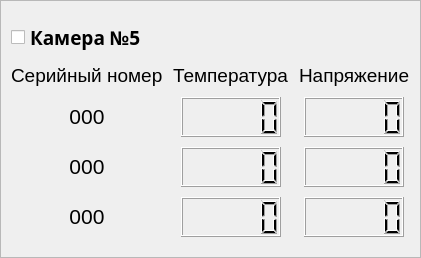
               <widget class="QFrame" name="por2_cam5_frame">
                <property name="frameShape">
                 <enum>QFrame::StyledPanel</enum>
                </property>
                <property name="frameShadow">
                 <enum>QFrame::Plain</enum>
                </property>
                <layout class="QGridLayout" name="gridLayout_15">
                 <property name="leftMargin">
                  <number>10</number>
                 </property>
                 <property name="topMargin">
                  <number>20</number>
                 </property>
                 <property name="rightMargin">
                  <number>10</number>
                 </property>
                 <property name="bottomMargin">
                  <number>20</number>
                 </property>
                 <property name="spacing">
                  <number>10</number>
                 </property>
                 <item row="4" column="3" alignment="Qt::AlignHCenter">
                  <widget class="QLCDNumber" name="por2_cam5_sens1bat_lcdNum">
                   <property name="minimumSize">
                    <size>
                     <width>100</width>
                     <height>40</height>
                    </size>
                   </property>
                   <property name="maximumSize">
                    <size>
                     <width>100</width>
                     <height>40</height>
                    </size>
                   </property>
                   <property name="font">
                    <font>
                     <pointsize>10</pointsize>
                    </font>
                   </property>
                   <property name="styleSheet">
                    <string notr="true"/>
                   </property>
                   <property name="digitCount">
                    <number>5</number>
                   </property>
                   <property name="value" stdset="0">
                    <double>0.000000000000000</double>
                   </property>
                   <property name="intValue" stdset="0">
                    <number>0</number>
                   </property>
                  </widget>
                 </item>
                 <item row="6" column="1" colspan="2" alignment="Qt::AlignHCenter">
                  <widget class="QLCDNumber" name="por2_cam5_sens3temp_lcdNum">
                   <property name="minimumSize">
                    <size>
                     <width>100</width>
                     <height>40</height>
                    </size>
                   </property>
                   <property name="maximumSize">
                    <size>
                     <width>100</width>
                     <height>40</height>
                    </size>
                   </property>
                   <property name="font">
                    <font>
                     <pointsize>10</pointsize>
                    </font>
                   </property>
                   <property name="styleSheet">
                    <string notr="true"/>
                   </property>
                   <property name="digitCount">
                    <number>5</number>
                   </property>
                   <property name="value" stdset="0">
                    <double>0.000000000000000</double>
                   </property>
                   <property name="intValue" stdset="0">
                    <number>0</number>
                   </property>
                  </widget>
                 </item>
                 <item row="4" column="1" colspan="2" alignment="Qt::AlignHCenter">
                  <widget class="QLCDNumber" name="por2_cam5_sens1temp_lcdNum">
                   <property name="minimumSize">
                    <size>
                     <width>100</width>
                     <height>40</height>
                    </size>
                   </property>
                   <property name="maximumSize">
                    <size>
                     <width>100</width>
                     <height>40</height>
                    </size>
                   </property>
                   <property name="font">
                    <font>
                     <pointsize>10</pointsize>
                    </font>
                   </property>
                   <property name="styleSheet">
                    <string notr="true"/>
                   </property>
                   <property name="digitCount">
                    <number>5</number>
                   </property>
                   <property name="value" stdset="0">
                    <double>0.000000000000000</double>
                   </property>
                   <property name="intValue" stdset="0">
                    <number>0</number>
                   </property>
                  </widget>
                 </item>
                 <item row="3" column="1" colspan="2">
                  <widget class="QLabel" name="por2_cam5_temp_label">
                   <property name="font">
                    <font>
                     <family>Arial</family>
                     <pointsize>14</pointsize>
                    </font>
                   </property>
                   <property name="text">
                    <string>Температура</string>
                   </property>
                  </widget>
                 </item>
                 <item row="4" column="0" alignment="Qt::AlignHCenter">
                  <widget class="QLabel" name="por2_cam5_sens1serial_label">
                   <property name="minimumSize">
                    <size>
                     <width>0</width>
                     <height>25</height>
                    </size>
                   </property>
                   <property name="font">
                    <font>
                     <family>Arial</family>
                     <pointsize>16</pointsize>
                    </font>
                   </property>
                   <property name="text">
                    <string>&lt;html&gt;&lt;head/&gt;&lt;body&gt;&lt;p align=&quot;center&quot;&gt;000&lt;/p&gt;&lt;/body&gt;&lt;/html&gt;</string>
                   </property>
                  </widget>
                 </item>
                 <item row="6" column="0" alignment="Qt::AlignHCenter">
                  <widget class="QLabel" name="por2_cam5_sens3serial_label">
                   <property name="minimumSize">
                    <size>
                     <width>0</width>
                     <height>25</height>
                    </size>
                   </property>
                   <property name="font">
                    <font>
                     <family>Arial</family>
                     <pointsize>14</pointsize>
                    </font>
                   </property>
                   <property name="text">
                    <string>&lt;html&gt;&lt;head/&gt;&lt;body&gt;&lt;p align=&quot;center&quot;&gt;&lt;span style=&quot; font-size:16pt;&quot;&gt;000&lt;/span&gt;&lt;/p&gt;&lt;/body&gt;&lt;/html&gt;</string>
                   </property>
                  </widget>
                 </item>
                 <item row="6" column="3" alignment="Qt::AlignHCenter">
                  <widget class="QLCDNumber" name="por2_cam5_sens3bat_lcdNum">
                   <property name="minimumSize">
                    <size>
                     <width>100</width>
                     <height>40</height>
                    </size>
                   </property>
                   <property name="maximumSize">
                    <size>
                     <width>100</width>
                     <height>40</height>
                    </size>
                   </property>
                   <property name="font">
                    <font>
                     <pointsize>10</pointsize>
                    </font>
                   </property>
                   <property name="styleSheet">
                    <string notr="true"/>
                   </property>
                   <property name="digitCount">
                    <number>5</number>
                   </property>
                   <property name="value" stdset="0">
                    <double>0.000000000000000</double>
                   </property>
                   <property name="intValue" stdset="0">
                    <number>0</number>
                   </property>
                  </widget>
                 </item>
                 <item row="2" column="0">
                  <widget class="QCheckBox" name="por2_cam5_checkBox">
                   <property name="maximumSize">
                    <size>
                     <width>150</width>
                     <height>16777215</height>
                    </size>
                   </property>
                   <property name="font">
                    <font>
                     <family>Arial Black</family>
                     <pointsize>14</pointsize>
                     <weight>75</weight>
                     <bold>true</bold>
                    </font>
                   </property>
                   <property name="text">
                    <string>Камера №5</string>
                   </property>
                  </widget>
                 </item>
                 <item row="3" column="0">
                  <widget class="QLabel" name="por2_cam5_sernum_label">
                   <property name="font">
                    <font>
                     <family>Arial</family>
                     <pointsize>14</pointsize>
                    </font>
                   </property>
                   <property name="text">
                    <string>Серийный номер</string>
                   </property>
                  </widget>
                 </item>
                 <item row="3" column="3">
                  <widget class="QLabel" name="por2_cam5_bat_label">
                   <property name="font">
                    <font>
                     <family>Arial</family>
                     <pointsize>14</pointsize>
                    </font>
                   </property>
                   <property name="text">
                    <string>Напряжение</string>
                   </property>
                  </widget>
                 </item>
                 <item row="5" column="0" alignment="Qt::AlignHCenter">
                  <widget class="QLabel" name="por2_cam5_sens2serial_label">
                   <property name="minimumSize">
                    <size>
                     <width>0</width>
                     <height>25</height>
                    </size>
                   </property>
                   <property name="font">
                    <font>
                     <family>Arial</family>
                     <pointsize>14</pointsize>
                    </font>
                   </property>
                   <property name="text">
                    <string>&lt;html&gt;&lt;head/&gt;&lt;body&gt;&lt;p align=&quot;center&quot;&gt;&lt;span style=&quot; font-size:16pt;&quot;&gt;000&lt;/span&gt;&lt;/p&gt;&lt;/body&gt;&lt;/html&gt;</string>
                   </property>
                  </widget>
                 </item>
                 <item row="5" column="1" colspan="2" alignment="Qt::AlignHCenter">
                  <widget class="QLCDNumber" name="por2_cam5_sens2temp_lcdNum">
                   <property name="minimumSize">
                    <size>
                     <width>100</width>
                     <height>40</height>
                    </size>
                   </property>
                   <property name="maximumSize">
                    <size>
                     <width>100</width>
                     <height>40</height>
                    </size>
                   </property>
                   <property name="font">
                    <font>
                     <pointsize>10</pointsize>
                    </font>
                   </property>
                   <property name="styleSheet">
                    <string notr="true"/>
                   </property>
                   <property name="digitCount">
                    <number>5</number>
                   </property>
                   <property name="value" stdset="0">
                    <double>0.000000000000000</double>
                   </property>
                   <property name="intValue" stdset="0">
                    <number>0</number>
                   </property>
                  </widget>
                 </item>
                 <item row="5" column="3" alignment="Qt::AlignHCenter">
                  <widget class="QLCDNumber" name="por2_cam5_sens2bat_lcdNum">
                   <property name="minimumSize">
                    <size>
                     <width>100</width>
                     <height>40</height>
                    </size>
                   </property>
                   <property name="maximumSize">
                    <size>
                     <width>100</width>
                     <height>40</height>
                    </size>
                   </property>
                   <property name="font">
                    <font>
                     <pointsize>10</pointsize>
                    </font>
                   </property>
                   <property name="styleSheet">
                    <string notr="true"/>
                   </property>
                   <property name="digitCount">
                    <number>5</number>
                   </property>
                   <property name="value" stdset="0">
                    <double>0.000000000000000</double>
                   </property>
                   <property name="intValue" stdset="0">
                    <number>0</number>
                   </property>
                  </widget>
                 </item>
                </layout>
               </widget>
